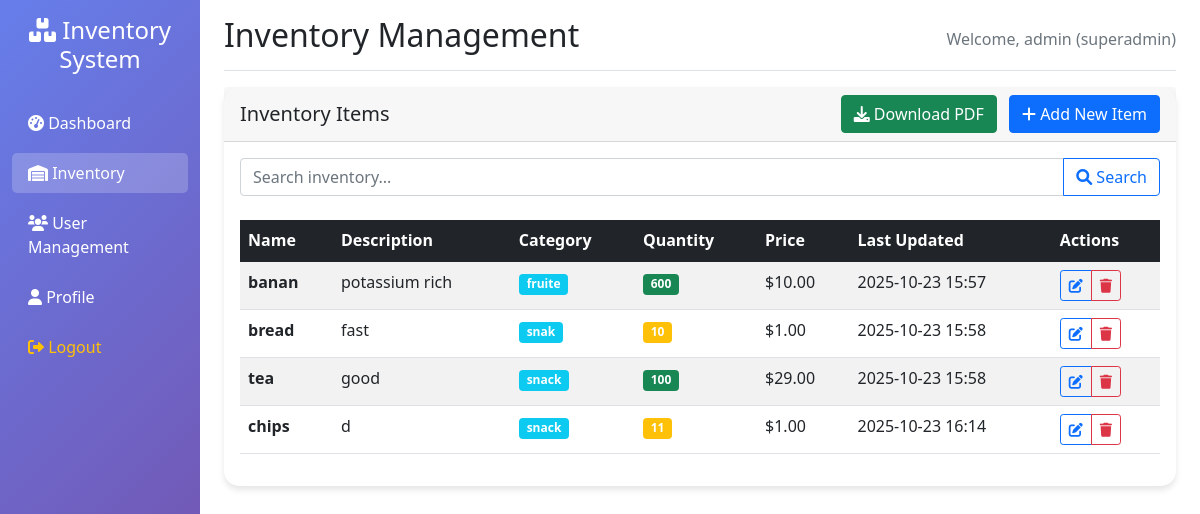
The page /inventory (signed in) on the database its author committed.
### tables this page shows
CREATE TABLE inventory (
    id INTEGER PRIMARY KEY AUTOINCREMENT,
    name VARCHAR(100) NOT NULL,
    description TEXT,
    category VARCHAR(50),
    quantity INTEGER DEFAULT 0,
    price DECIMAL(10,2) DEFAULT 0.00,
    created_by INTEGER,
    created_at TIMESTAMP DEFAULT CURRENT_TIMESTAMP,
    updated_at TIMESTAMP DEFAULT CURRENT_TIMESTAMP,
    FOREIGN KEY (created_by) REFERENCES users (id)
);

### app.py (the view)
@app.route('/inventory')
@login_required
def inventory():
    search = request.args.get('search', '')
    conn = get_db_connection()
    if search:
        items = conn.execute(
            'SELECT * FROM inventory WHERE name LIKE ? OR description LIKE ? OR category LIKE ?',
            (f'%{search}%', f'%{search}%', f'%{search}%')
        ).fetchall()
    else:
        items = conn.execute('SELECT * FROM inventory').fetchall()
    conn.close()
    return render_template('inventory.html', items=items, search=search)

### app.py (called while the page is built)
def get_db_connection():
    conn = sqlite3.connect(DATABASE)
    conn.row_factory = sqlite3.Row
    return conn

def login_required(f):
    from functools import wraps
    @wraps(f)
    def decorated_function(*args, **kwargs):
        if 'user_id' not in session:
            return redirect(url_for('login'))
        return f(*args, **kwargs)
    return decorated_function

### templates/inventory.html (shortened to what this page needs)
{% extends "base.html" %}
{% block header %}Inventory Management{% endblock %}
{% block content %}
<div class="card">
    <div class="card-header d-flex justify-content-between align-items-center">
        <h5 class="mb-0">Inventory Items</h5>
        <div>
            <a href="{{ url_for('download_inventory_pdf') }}" class="btn btn-success me-2">
                <i class="fas fa-download"></i> Download PDF
            </a>
            <a href="{{ url_for('add_inventory') }}" class="btn btn-primary">
                <i class="fas fa-plus"></i> Add New Item
            </a>
        </div>
    </div>
    <div class="card-body">
        <form method="GET" class="mb-4">
            <div class="input-group">
                <input type="text" class="form-control" name="search" placeholder="Search inventory..." value="{{ search }}">
                <button class="btn btn-outline-primary" type="submit">
                    <i class="fas fa-search"></i> Search
                </button>
            </div>
        </form>
        <div class="table-responsive">
            <table class="table table-striped table-hover">
                <thead class="table-dark">
                    <tr>
                        <th>Name</th>
                        <th>Description</th>
                        <th>Category</th>
                        <th>Quantity</th>
                        <th>Price</th>
                        <th>Last Updated</th>
                        <th>Actions</th>
                    </tr>
                </thead>
                <tbody>
                    {% for item in items %}
                    <tr>
                        <td><strong>{{ item.name }}</strong></td>
                        <td>{{ item.description[:50] }}{% if item.description|length > 50 %}...{% endif %}</td>
                        <td>
                            <span class="badge bg-info">{{ item.category }}</span>
                        </td>
                        <td>
                            <span class="badge {% if item.quantity < 10 %}bg-danger{% elif item.quantity < 50 %}bg-warning{% else %}bg-success{% endif %}">
                                {{ item.quantity }}
                            </span>
                        </td>
                        <td>${{ "%.2f"|format(item.price) }}</td>
                        <td>{{ item.updated_at[:16] }}</td>
                        <td>
                            <div class="btn-group btn-group-sm">
                                <a href="{{ url_for('edit_inventory', id=item.id) }}" class="btn btn-outline-primary">
                                    <i class="fas fa-edit"></i>
                                </a>
                                <a href="{{ url_for('delete_inventory', id=item.id) }}" class="btn btn-outline-danger"
                                   onclick="return confirm('Are you sure you want to delete this item?')">
                                    <i class="fas fa-trash"></i>
                                </a>
                            </div>
                        </td>
                    </tr>
                    {% endfor %}
                </tbody>
            </table>
        </div>
    </div>
</div>
{% endblock %}

### templates/base.html (style rules this page uses)
.card { border: none; border-radius: 15px; box-shadow: 0 4px 6px rgba(0,0,0,0.1); transition: transform 0.3s; }

### rows shown on the page
inventory: name "banan", description "potassium rich", category "fruite", quantity "600", price "10.00", updated_at "2025-10-23 15:57"
inventory: name "bread", description "fast", category "snak", quantity "10", price "1.00", updated_at "2025-10-23 15:58"
inventory: name "tea", description "good", category "snack", quantity "100", price "29.00", updated_at "2025-10-23 15:58"
inventory: name "chips", description "d", category "snack", quantity "11", price "1.00", updated_at "2025-10-23 16:14"

### other values the page prints
{{ session.username }} "admin"
{{ session.role }} "superadmin"
